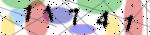
#> input picture ds_raw/11741/0.png, 150 x 35 px; its folder holds only this picture in this run
$ python preprocessor_filer.py
#> lines starting #> are read from the running program, lines starting #| are printed output that depends on the picture; after the words box and inside, x2 and y2 are one past the last pixel; in counts of white or black regions, pixels touching at a corner belong together
#> further down, img is the input picture: shape (35, 150, 3); mean B, G, R 177.5, 184.2, 194.3
from pathlib import Path
import shutil
import numpy as np
import cv2
import glob

base_path = './ds_raw'
j = 0

def extract_digits(img, key, j):
#> called with key = '/11741', j = 0
    img_hsv = cv2.cvtColor(img, cv2.COLOR_BGR2HSV)
#> img_hsv: shape (35, 150, 3); mean H, S, V 35.1, 51, 211.3

    lower_black = np.array([0, 0, 0])
    upper_black = np.array([255, 255, 100])

    mask = cv2.inRange(img_hsv, lower_black, upper_black)
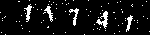
#> mask: shape (35, 150); 7.8% white in thin lines or dots

    kernel_e = cv2.getStructuringElement(cv2.MORPH_ELLIPSE, (1, 2))
    kernel_d = cv2.getStructuringElement(cv2.MORPH_RECT, (2, 2))
    erosion = cv2.erode(mask, kernel_e, iterations=1)
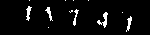
#> erosion: shape (35, 150); 4.7% white in thin lines or dots, all inside (x1, y1, x2, y2) = (26, 0, 132, 32)
    dilate = cv2.dilate(erosion, kernel_d, iterations=3)
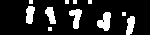
#> dilate: shape (35, 150); 14.9% white; 11 white regions (6 under 20 px)

    contours, hierarchy = cv2.findContours(dilate, cv2.RETR_EXTERNAL, cv2.CHAIN_APPROX_SIMPLE)
#> contours = 11 contours, 6 with area under 20; largest, box (x1, y1, x2, y2) and area: (97, 12, 111, 31) 147, (69, 9, 82, 29) 122, (26, 6, 35, 24) 102, (126, 16, 135, 35) 100, (45, 7, 56, 24) 96

    imgs = []
    sorted_ctrs = sorted(contours, key=lambda ctr: cv2.boundingRect(ctr)[0])
#> sorted_ctrs has the same summary as contours
    for i, ctr in enumerate(sorted_ctrs):
        # Get bounding box
        x, y, w, h = cv2.boundingRect(ctr)

        if w < 8 or h < 8:
            continue

        # Getting ROI
        roi = erosion[y:y+h, x:x+w]

        # show ROI
        try:
            digit = key[len(imgs)]
            imgs.append((roi, digit))

        except:
            continue
#> this loop made 11 passes
#> (ctr, x, y, w, h) on passes 2, 4, 5, 7, 8, 10: ([[29, 0], [29, 3], [32, 3], [32, 0]], 29, 0, 4, 4), ([[48, 27], [48, 30], [51, 30], [51, 27]], 48, 27, 4, 4), ([[65, 0], [65, 3], [68, 3], [68, 0]], 65, 0, 4, 4), ([[73, 0], [73, 3], [76, 3], [76, 0]], 73, 0, 4, 4), ([[88, 0], [88, 3], [91, 3], [91, 0]], 88, 0, 4, 4), ([[122, 12], [122, 15], [125, 15], [125, 12]], 122, 12, 4, 4)
#> (x, y, w, h, digit) on passes 1, 3, 6, 9, 11: (26, 6, 9, 18, '/'), (45, 7, 11, 17, '1'), (69, 9, 13, 20, '1'), (97, 12, 14, 19, '7'), (126, 16, 9, 19, '4')
#> after the loop, imgs = 5 items

    if len(imgs) == 5:
        for digit_img, digit in imgs:
            j += 1
            cv2.imwrite('saved.png', digit_img)
            shutil.move('./saved.png', './ppds/' + digit + '/' + str(j) + '.png')
#> this loop made 5 passes
#> digit on passes 1 to 5: '/', '1', '1', '7', '4'
#> after the loop, j = 5

    return j


for foldername in glob.glob(base_path + '/*'):
    key = foldername.replace(base_path, '').replace('\\', '')

    for filename in glob.glob(foldername + '/*.png'):
        fname = filename.replace(foldername, '').replace('\\', '')
        img = cv2.imread(filename)
        j = extract_digits(img, key, j)
#> j = 5

$ run again, on ds_raw/11741/1.png
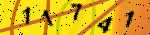
#> input picture ds_raw/11741/1.png, 150 x 35 px
#> img is the input picture: shape (35, 150, 3); mean B, G, R 25.6, 171.3, 218.7
#> img_hsv: shape (35, 150, 3); mean H, S, V 21.1, 215.7, 218.7
#> in extract_digits, `mask = cv2.inRange(img_hsv, lower_black, upper_black)`:
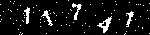
#> mask: shape (35, 150); 7.7% white in thin lines or dots
#> erosion: shape (35, 150); 4.6% white in thin lines or dots, all inside (x1, y1, x2, y2) = (24, 0, 143, 33)
#> in extract_digits, `dilate = cv2.dilate(erosion, kernel_d, iterations=3)`:
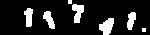
#> dilate: shape (35, 150); 13.5% white; 7 white regions (2 under 20 px)
#> contours = 7 contours, 2 with area under 20; largest, box (x1, y1, x2, y2) and area: (99, 18, 114, 35) 146, (72, 4, 84, 23) 121, (43, 11, 55, 29) 99, (24, 8, 33, 27) 99, (127, 12, 136, 30) 91
#> sorted_ctrs = 7 contours, 2 with area under 20; largest, box (x1, y1, x2, y2) and area: (99, 18, 114, 35) 146, (72, 4, 84, 23) 121, (24, 8, 33, 27) 99, (43, 11, 55, 29) 99, (127, 12, 136, 30) 91
#> the loop in extract_digits, `for i, ctr in enumerate(sorted_ctrs):` made 7 passes
#> (x, y, w, h, digit) on passes 1, 2, 4, 5, 6: (24, 8, 9, 19, '/'), (43, 11, 12, 18, '1'), (72, 4, 12, 19, '1'), (99, 18, 15, 17, '7'), (127, 12, 9, 18, '4')
#> after the loop in extract_digits, `for i, ctr in enumerate(sorted_ctrs):`: imgs = 5 items
#> the loop in extract_digits, `for digit_img, digit in imgs:` made 5 passes
#> digit on passes 1 to 5: '/', '1', '1', '7', '4'
#> after the loop in extract_digits, `for digit_img, digit in imgs:`: j = 5
